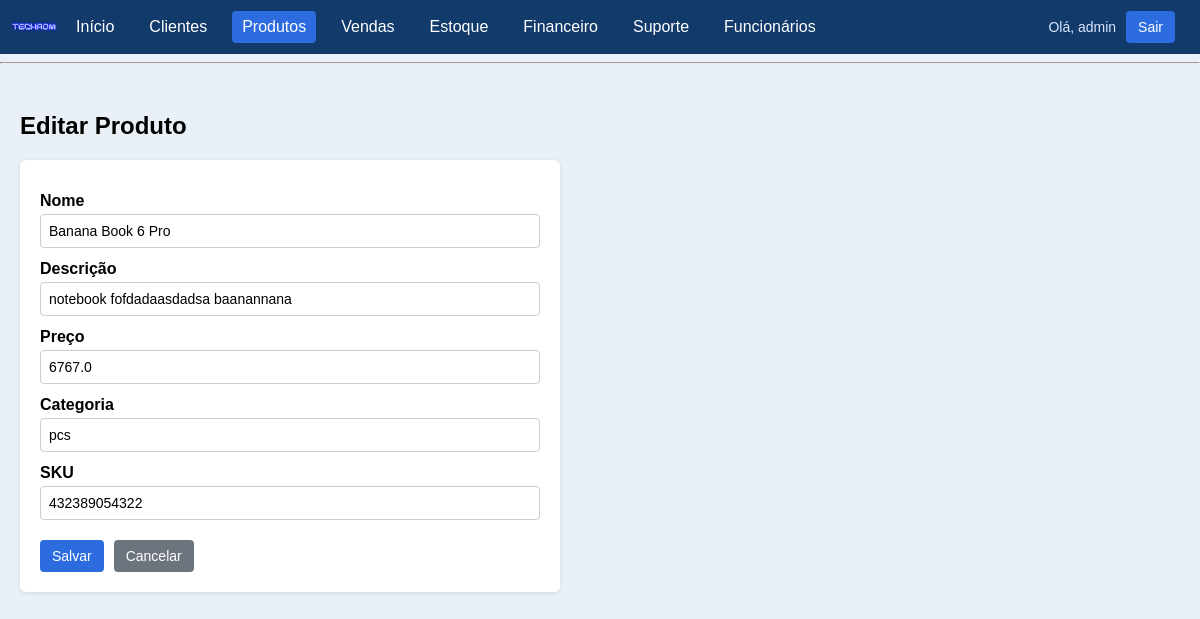
Page /products/1/edit (signed in) on the committed database.
### models.py (models this page shows, shortened)
class User(db.Model):
    id = db.Column(db.Integer, primary_key=True)
    username = db.Column(db.String(100), unique=True, nullable=False)
    password_hash = db.Column(db.String(200), nullable=False)
    failed_attempts = db.Column(db.Integer, default=0)
    locked_until = db.Column(db.DateTime, nullable=True)
    created_at = db.Column(db.DateTime, default=datetime.utcnow)

class Product(db.Model):
    id = db.Column(db.Integer, primary_key=True)
    name = db.Column(db.String(150), nullable=False)
    description = db.Column(db.String(300))
    price = db.Column(db.Float, nullable=False)
    category = db.Column(db.String(100))
    sku = db.Column(db.String(50), unique=True)
    created_at = db.Column(db.DateTime, default=datetime.utcnow)

### app.py (the view, shortened to what this page needs)
@app.route("/products/<int:product_id>/edit", methods=["GET", "POST"])
@login_required
def edit_product(product_id):
    product = Product.query.get_or_404(product_id)
    return render_template("new_product.html", product=product)

### app.py (called while the page is built)
def login_required(view):
    @wraps(view)
    def wrapped_view(*args, **kwargs):
        if g.user is None:
            return redirect(url_for("login"))
        return view(*args, **kwargs)
    return wrapped_view

@app.before_request
def load_logged_in_user():
    user_id = session.get("user_id")
    if user_id is None:
        g.user = None
    else:
        g.user = db.session.get(User, user_id)

### templates/new_product.html (shortened to what this page needs)
{% extends "base.html" %}
{% block content %}
<h2>{{ 'Editar Produto' if product else 'Novo Produto' }}</h2>
<form method="POST" class="form">
    <label>Nome</label>
    <input name="name" placeholder="nome" value="{{ product.name if product else '' }}" required>
    <label>Descrição</label>
    <input name="description" placeholder="descrição" value="{{ product.description if product else '' }}">
    <label>Preço</label>
    <input type="number" step="0.01" name="price" placeholder="0.00" value="{{ product.price if product else '' }}" required>
    <label>Categoria</label>
    <input name="category" placeholder="categoria" value="{{ product.category if product else '' }}">
    <label>SKU</label>
    <input name="sku" placeholder="código" value="{{ product.sku if product else '' }}">
    <div class="form-actions">
        <button class="btn" type="submit">Salvar</button>
        <a class="btn btn-secondary" href="/products">Cancelar</a>
    </div>
</form>
{% endblock %}

### templates/base.html (shortened to what this page needs)
<!DOCTYPE html>
<html lang="pt-BR">
<head>
    <link rel="stylesheet" href="{{ url_for('static', filename='css/style.css')}}">
</head>
<body>
    {% if g.user %}
    <nav>
        <a href="/" class="brand">
            <img src="{{ url_for('static', filename='img/logo.png') }}" alt="Logo" class="brand-logo">
        </a>
        <a href="/" class="{{ 'active' if request.path == '/' }}">Início</a>
        <a href="/clients" class="{{ 'active' if request.path.startswith('/clients') }}">Clientes</a>
        <a href="/products" class="{{ 'active' if request.path.startswith('/products') }}">Produtos</a>
        <a href="/sales" class="{{ 'active' if request.path.startswith('/sales') }}">Vendas</a>
        <a href="/stock" class="{{ 'active' if request.path.startswith('/stock') }}">Estoque</a>
        <a href="/finance" class="{{ 'active' if request.path.startswith('/finance') }}">Financeiro</a>
        <a href="/support" class="{{ 'active' if request.path.startswith('/support') }}">Suporte</a>
        <a href="/employees" class="{{ 'active' if request.path.startswith('/employees') }}">Funcionários</a>
        <span class="nav-user">Olá, {{ g.user.username }}</span>
        <a class="btn btn-logout" href="/logout">Sair</a>
    </nav>
    <hr>
    {% endif %}
    <div class="container">
        {% block content %}{% endblock %}
    </div>
</body>
</html>

### static/css/style.css (style rules this page uses)
body { font-family: Arial, sans-serif; margin: 0; background: #eaf0f8; }
nav { background: #123a6b; padding: 10px; display: flex; align-items: center; }
nav a { color: white; margin-right: 15px; text-decoration: none; padding: 7px 10px; border-radius: 4px; }
nav a.active { background: #2d6cdf; }
.brand { margin-right: 8px; padding: 0; line-height: 0; }
.brand-logo { height: 34px; width: auto; border-radius: 4px; }
.nav-user { color: #dbe7ff; margin-left: auto; margin-right: 10px; font-size: 14px; }
.btn-logout { background: #2d6cdf; padding: 6px 12px; }
.container { padding: 20px; max-width: 1200px; margin: 0 auto; }
.btn { padding: 8px 12px; background: #2d6cdf; color: white; text-decoration: none; border-radius: 4px; border: none; cursor: pointer; font-size: 14px; display: inline-block; }
.btn-secondary { background: #6c757d; }
.form { background: white; padding: 20px; border-radius: 6px; max-width: 500px; box-shadow: 0 1px 4px rgba(0,0,0,0.1); }
.form label { display: block; font-weight: bold; margin: 12px 0 4px; }
.form input, .form select, .form textarea { width: 100%; padding: 8px; border: 1px solid #ccc; border-radius: 4px; box-sizing: border-box; font-size: 14px; }
.form-actions { margin-top: 20px; display: flex; gap: 10px; }

### rows in the picture
User: user.username "admin"
Product: name "Banana Book 6 Pro", description "notebook fofdadaasdadsa baanannana", price "6767.0", category "pcs", sku "432389054322"

### other values in the picture
{{ 'Editar Produto' if product else 'Novo Produto' }} "Editar Produto"
